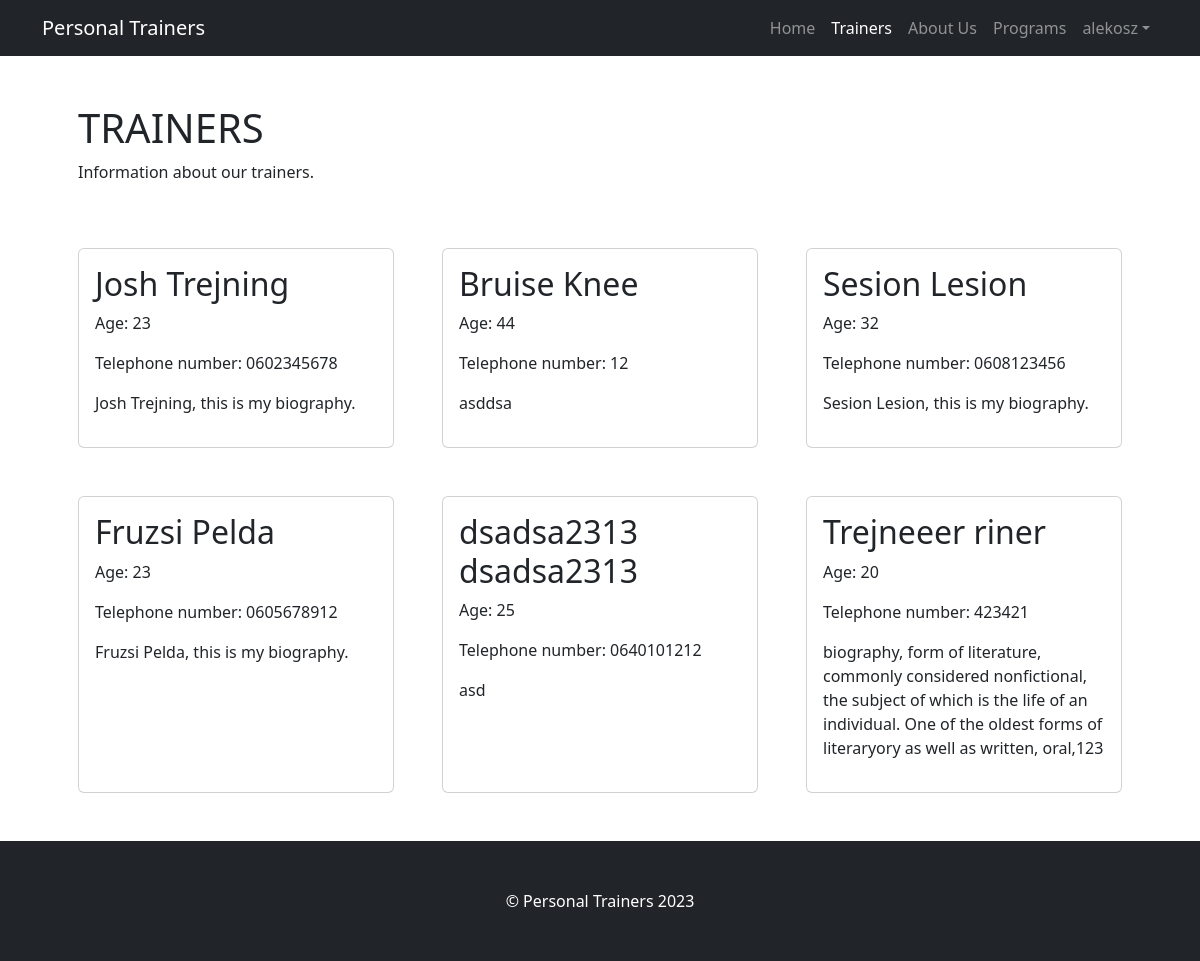
Screenshot of /trainer.php (signed in) with the database file from the repository.
### tables this page shows
CREATE TABLE `trainer` (
  `trainer_id` int NOT NULL,
  `email` varchar(100) NOT NULL,
  `trainer_password` varchar(60) NOT NULL,
  `firstname` varchar(40) NOT NULL,
  `lastname` varchar(40) NOT NULL,
  `age` int NOT NULL,
  `gender` smallint NOT NULL,
  `phone` varchar(60) DEFAULT NULL,
  `biography` varchar(300) DEFAULT NULL,
  `is_banned` smallint DEFAULT '0',
  `active` smallint NOT NULL DEFAULT '0',
  `registration_token` char(40) NOT NULL,
  `registration_token_expiry` datetime DEFAULT NULL,
  `forgotten_password_token` char(40) DEFAULT NULL,
  `forgotten_password_expires` datetime DEFAULT NULL,
  `admin_approval` smallint NOT NULL DEFAULT '0'
);

### trainer.php (the view, shortened to what this page needs)
<?php
require_once 'functions_def.php';
?>
<!DOCTYPE html>
<html lang="en">
<head>
    <link rel="stylesheet" href="https://cdn.jsdelivr.net/npm/bootstrap@4.3.1/dist/css/bootstrap.min.css">
    <link href="css/guestStyle.css" rel="stylesheet" />
    <link href="css/style.css" rel="stylesheet" />
</head>
<body>
<nav class="navbar navbar-expand-lg navbar-dark bg-dark">
    <div class="container">
        <a class="navbar-brand" href="index.php">Personal Trainers</a>
        <div class="collapse navbar-collapse" id="navbarSupportedContent">
            <ul class="navbar-nav ms-auto mb-2 mb-lg-0">
                <li class="nav-item"><a class="nav-link"  href="index.php">Home</a></li>
                <li class="nav-item"><a class="nav-link active" aria-current="page"  href="trainer.php">Trainers</a></li>
                <li class="nav-item"><a class="nav-link" href="aboutus.php">About Us</a></li>
                <?php
                if (!isset($_SESSION['username'])) {
                    echo'
                <li class="nav-item"><a class="nav-link" href="signIn.php">Log-in</a></li>
                <li class="nav-item"><a class="nav-link" href="register.php">Registration</a></li>
                    ';
                }else{
                    echo '
                    <li class="nav-item"><a class="nav-link" href="user_list_program.php">Programs</a></li>
                    <li class="nav-item dropdown">
                    <a class="nav-link dropdown-toggle" href="#" role="button" data-bs-toggle="dropdown">'.$_SESSION["firstname"]. '</a>
                    <div class="dropdown-menu" aria-labelledby="navbarDropdown">
                        <a class="dropdown-item" href="editprofile.php">Edit profile</a>
                        <a class="dropdown-item" href="my_works.php">My programs</a>
                        <div class="dropdown-divider"></div>
                        <a class="dropdown-item" href="logout.php">Log out</a>
                    </div>
                </li>
                    ';
                }
                ?>
            </ul>
        </div>
    </div>
</nav>
<div class="container px-4 px-lg-5">
    <div class="row gx-4 gx-lg-5 align-items-center my-5">
        <div class="col-lg-5">
            <h1 class="font-weight-light">TRAINERS</h1>
            <p>Information about our trainers.</p>
        </div>
    </div>
    <div class="row gx-4 gx-lg-5">
        <?php
        $pdo = connectDatabase($dsn, $pdoOptions);
        $sqlTrainerListing = "SELECT * FROM `trainer` WHERE admin_approval=1 AND is_banned=0 ;";
        $stmtTrainerListing = $pdo->prepare($sqlTrainerListing);
        $stmtTrainerListing->execute();
        if($stmtTrainerListing->rowCount() > 0){
            while ($row = $stmtTrainerListing->fetch(PDO::FETCH_ASSOC)) {
                echo "
                    <div class='col-md-4 mb-5'>
                        <div class='card h-100'>
                            <div class='card-body'>
                                <h2>".$row["firstname"]." ".$row["lastname"]."</h2>
                                <p>Age: ".$row["age"]."</p>
                                <p>Telephone number: ".$row["phone"]."</p>
                                <p>".$row["biography"]."</p>
                                                ";
                echo "
                </div>
            </div>
        </div>
    ";
            }
        }
        ?>
    </div>
</div>
<footer class="py-5 bg-dark">
    <div class="container px-4 px-lg-5"><p class="m-0 text-center text-white">&copy; Personal Trainers 2023</p></div>
</footer>
</body>
</html>

### css/style.css (style rules this page uses)
body { min-height: 113vh; display: flex; flex-direction: column; }
footer { margin-top: auto; }

### rows the page displays
trainer: firstname "Josh", lastname "Trejning", age "23", phone "0602345678", biography "Josh Trejning, this is my biography."
trainer: firstname "Bruise", lastname "Knee", age "44", phone "12", biography "asddsa"
trainer: firstname "Sesion", lastname "Lesion", age "32", phone "0608123456", biography "Sesion Lesion, this is my biography."
trainer: firstname "Fruzsi", lastname "Pelda", age "23", phone "0605678912", biography "Fruzsi Pelda, this is my biography."
trainer: firstname "dsadsa2313", lastname "dsadsa2313", age "25", phone "0640101212", biography "asd"
trainer: firstname "Trejneeer", lastname "riner", age "20", phone "423421", biography "biography, form of literature, commonly considered nonfictional, the subject of which is the life of an individual. One of the oldest forms of literaryory as well as written, oral,123"

### other values shown
$_SESSION["firstname"] "alekosz"
